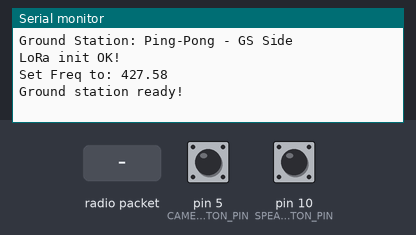
The sketch below on a simulated Arduino Uno, built with avr-gcc and run on an emulated ATmega328P. On the bench: the last lines printed to the serial monitor. Inputs (shaded band) come from the test bench; at power-on: pin 5 (CAMERA_BUTTON_PIN) HIGH, pin 10 (SPEAKER_BUTTON_PIN) HIGH. No radio packets arrive unless stated.

Above: at 1.3 s.
1.4 s: radio packet "CMD_REQ" arrives
At 1.8 s:
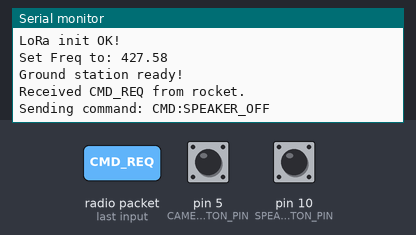
2.9 s: radio packet "1" arrives
At 3.5 s:
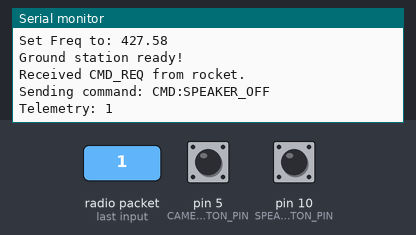

Measured:
- after the input at 1.4 s, the serial monitor: prints a new line at once (image 1)
- after the input at 2.9 s, the serial monitor: prints a new line at once (image 2)

The sketch:

ground_station.ino
```cpp
#include <SPI.h>
#include <RH_RF95.h>

#define RFM95_CS  8
#define RFM95_RST 4
#define RFM95_INT 3

#define RF95_FREQ 427.58

// Define button pins for command decision
#define SPEAKER_BUTTON_PIN 10
#define CAMERA_BUTTON_PIN 5

RH_RF95 rf95(RFM95_CS, RFM95_INT);

void setup() {
  pinMode(RFM95_RST, OUTPUT);
  digitalWrite(RFM95_RST, HIGH);

  pinMode(SPEAKER_BUTTON_PIN, INPUT_PULLUP);
  pinMode(CAMERA_BUTTON_PIN, INPUT_PULLUP);

  Serial.begin(9600);
  while (!Serial);
  delay(100);

  Serial.println("Ground Station: Ping-Pong - GS Side");

  // Manual reset of LoRa module
  digitalWrite(RFM95_RST, LOW);
  delay(10);
  digitalWrite(RFM95_RST, HIGH);
  delay(10);

  if (!rf95.init()) {
    Serial.println("LoRa init failed!");
    while (1);
  }
  Serial.println("LoRa init OK!");

  if (!rf95.setFrequency(RF95_FREQ)) {
    Serial.println("setFrequency failed!");
    while (1);
  }
  Serial.print("Set Freq to: ");
  Serial.println(RF95_FREQ);

  // Medium TX power is fine for ground station
  rf95.setTxPower(13, false);

  // Start in receiver mode
  rf95.setModeRx();

  Serial.println("Ground station ready!");
}

void loop() {
  if (rf95.available()) {
    uint8_t buf[RH_RF95_MAX_MESSAGE_LEN];
    uint8_t len = sizeof(buf);
    if (rf95.recv(buf, &len)) {
      buf[len] = '\0';
      String message = String((char*)buf);
      message.trim();

      // If the message is the special command request from the rocket...
      if (message == "CMD_REQ") {
        Serial.println("Received CMD_REQ from rocket.");
        // Give rocket time to switch to RX mode
        delay(50);
        String cmd = decideCommand();
        sendReply(cmd);
      } else {
        // Otherwise, treat it as telemetry data and display/forward it.
        Serial.print("Telemetry: ");
        Serial.println(message);
      }
    } else {
      Serial.println("Receive failed.");
    }
  }
  // Ensure we remain in RX mode
  rf95.setModeRx();
}

// Decide the command based on button states
String decideCommand() {
  // If the camera button is pressed, send "CAMERA_ON"
  if (digitalRead(CAMERA_BUTTON_PIN) == LOW) {
    return "CAMERA_ON";
  }
  // If the speaker button is pressed, send "SPEAKER_ON"
  if (digitalRead(SPEAKER_BUTTON_PIN) == LOW) {
    return "SPEAKER_ON";
  }
  // Otherwise, default to "SPEAKER_OFF"
  return "SPEAKER_OFF";
}

// Sends the command reply with a "CMD:" prefix to clearly mark it as a ground command.
void sendReply(const String& cmd) {
  String commandPacket = "CMD:" + cmd;
  char cmdBuf[30];
  commandPacket.toCharArray(cmdBuf, sizeof(cmdBuf));

  Serial.print("Sending command: ");
  Serial.println(commandPacket);

  rf95.setModeTx();
  rf95.send((uint8_t*)cmdBuf, strlen(cmdBuf));
  rf95.waitPacketSent();
  delay(10);
  rf95.setModeRx();
}
```
